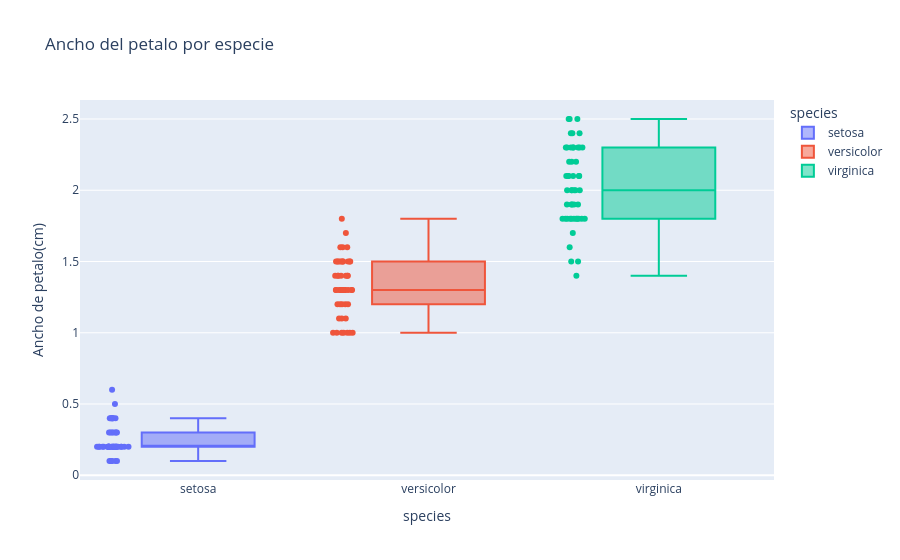

Notebook code for this chart:
### Code cell
# 3. Boxplot de ancho del pétalo
# Crea un boxplot de `petal_width` para cada especie. Muestra también los puntos individuales de las
# observaciones. Identifica visualmente qué especie presenta los valores más altos y cuál tiene menor
# dispersión.
# Conceptos a practicar: px.box, distribución, mediana, IQR y puntos.
fig=px.box(         
    data_frame=df,
    x="species",
    y="petal_width",
    color="species",
    points="all",
    title="Ancho del petalo por especie",
    labels={"specie":"Especie","petal_width":"Ancho de petalo(cm)"}
)
fig.show()

### Figure 1 — Plotly figure (JSON) as saved in the notebook; plotly's stock layout.template omitted (floating-point values rounded to 4 significant figures)
{"data": [{"alignmentgroup": "True", "boxpoints": "all", "hovertemplate": "species=%{x}<br>Ancho de petalo(cm)=%{y}<extra></extra>", "legendgroup": "setosa", "marker": {"color": "#636efa"}, "name": "setosa", "notched": false, "offsetgroup": "setosa", "orientation": "v", "showlegend": true, "type": "box", "x": ["setosa", "setosa", "setosa", "setosa", "setosa", "setosa", "setosa", "setosa", "setosa", "setosa", "setosa", "setosa", "setosa", "setosa", "setosa", "setosa", "setosa", "setosa", "setosa", "setosa", "setosa", "setosa", "setosa", "setosa", "setosa", "setosa", "setosa", "setosa", "setosa", "setosa", "setosa", "setosa", "setosa", "setosa", "setosa", "setosa", "setosa", "setosa", "setosa", "setosa", "setosa", "setosa", "setosa", "setosa", "setosa", "setosa", "setosa", "setosa", "setosa", "setosa"], "x0": " ", "xaxis": "x", "y": [0.2, 0.2, 0.2, 0.2, 0.2, 0.4, 0.3, 0.2, 0.2, 0.1, 0.2, 0.2, 0.1, 0.1, 0.2, 0.4, 0.4, 0.3, 0.3, 0.3, 0.2, 0.4, 0.2, 0.5, 0.2, 0.2, 0.4, 0.2, 0.2, 0.2, 0.2, 0.4, 0.1, 0.2, 0.2, 0.2, 0.2, 0.1, 0.2, 0.2, 0.3, 0.3, 0.2, 0.6, 0.4, 0.3, 0.2, 0.2, 0.2, 0.2], "y0": " ", "yaxis": "y"}, {"alignmentgroup": "True", "boxpoints": "all", "hovertemplate": "species=%{x}<br>Ancho de petalo(cm)=%{y}<extra></extra>", "legendgroup": "versicolor", "marker": {"color": "#EF553B"}, "name": "versicolor", "notched": false, "offsetgroup": "versicolor", "orientation": "v", "showlegend": true, "type": "box", "x": ["versicolor", "versicolor", "versicolor", "versicolor", "versicolor", "versicolor", "versicolor", "versicolor", "versicolor", "versicolor", "versicolor", "versicolor", "versicolor", "versicolor", "versicolor", "versicolor", "versicolor", "versicolor", "versicolor", "versicolor", "versicolor", "versicolor", "versicolor", "versicolor", "versicolor", "versicolor", "versicolor", "versicolor", "versicolor", "versicolor", "versicolor", "versicolor", "versicolor", "versicolor", "versicolor", "versicolor", "versicolor", "versicolor", "versicolor", "versicolor", "versicolor", "versicolor", "versicolor", "versicolor", "versicolor", "versicolor", "versicolor", "versicolor", "versicolor", "versicolor"], "x0": " ", "xaxis": "x", "y": [1.4, 1.5, 1.5, 1.3, 1.5, 1.3, 1.6, 1.0, 1.3, 1.4, 1.0, 1.5, 1.0, 1.4, 1.3, 1.4, 1.5, 1.0, 1.5, 1.1, 1.8, 1.3, 1.5, 1.2, 1.3, 1.4, 1.4, 1.7, 1.5, 1.0, 1.1, 1.0, 1.2, 1.6, 1.5, 1.6, 1.5, 1.3, 1.3, 1.3, 1.2, 1.4, 1.2, 1.0, 1.3, 1.2, 1.3, 1.3, 1.1, 1.3], "y0": " ", "yaxis": "y"}, {"alignmentgroup": "True", "boxpoints": "all", "hovertemplate": "species=%{x}<br>Ancho de petalo(cm)=%{y}<extra></extra>", "legendgroup": "virginica", "marker": {"color": "#00cc96"}, "name": "virginica", "notched": false, "offsetgroup": "virginica", "orientation": "v", "showlegend": true, "type": "box", "x": ["virginica", "virginica", "virginica", "virginica", "virginica", "virginica", "virginica", "virginica", "virginica", "virginica", "virginica", "virginica", "virginica", "virginica", "virginica", "virginica", "virginica", "virginica", "virginica", "virginica", "virginica", "virginica", "virginica", "virginica", "virginica", "virginica", "virginica", "virginica", "virginica", "virginica", "virginica", "virginica", "virginica", "virginica", "virginica", "virginica", "virginica", "virginica", "virginica", "virginica", "virginica", "virginica", "virginica", "virginica", "virginica", "virginica", "virginica", "virginica", "virginica", "virginica"], "x0": " ", "xaxis": "x", "y": [2.5, 1.9, 2.1, 1.8, 2.2, 2.1, 1.7, 1.8, 1.8, 2.5, 2.0, 1.9, 2.1, 2.0, 2.4, 2.3, 1.8, 2.2, 2.3, 1.5, 2.3, 2.0, 2.0, 1.8, 2.1, 1.8, 1.8, 1.8, 2.1, 1.6, 1.9, 2.0, 2.2, 1.5, 1.4, 2.3, 2.4, 1.8, 1.8, 2.1, 2.4, 2.3, 1.9, 2.3, 2.5, 2.3, 1.9, 2.0, 2.3, 1.8], "y0": " ", "yaxis": "y"}], "layout": {"boxmode": "overlay", "legend": {"title": {"text": "species"}, "tracegroupgap": 0}, "title": {"text": "Ancho del petalo por especie"}, "xaxis": {"anchor": "y", "categoryarray": ["setosa", "versicolor", "virginica"], "categoryorder": "array", "domain": [0, 1], "title": {"text": "species"}}, "yaxis": {"anchor": "x", "domain": [0, 1], "title": {"text": "Ancho de petalo(cm)"}}}}
